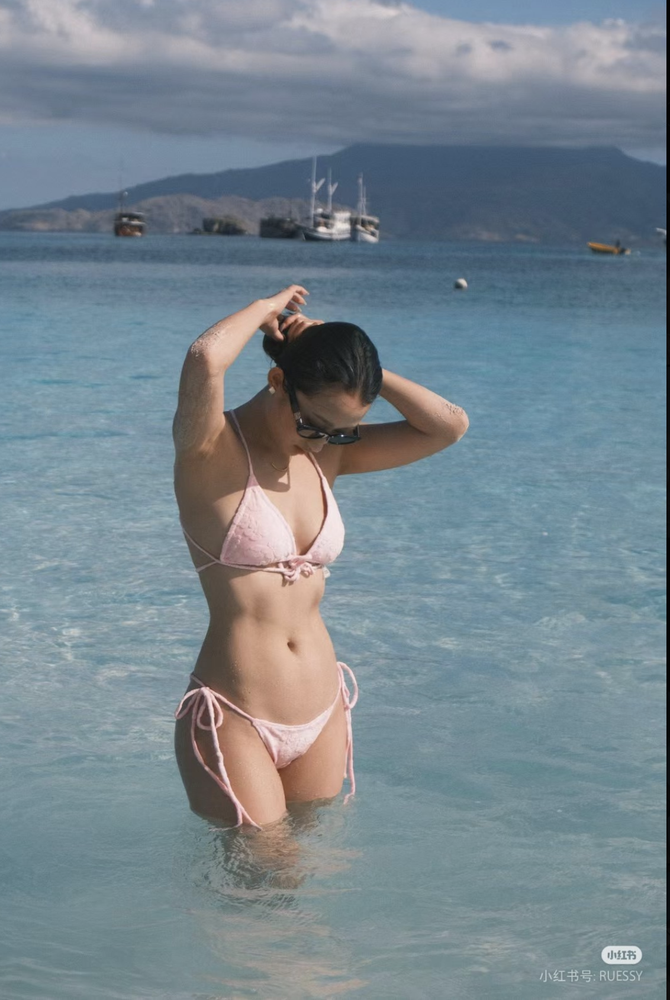
#> input picture src/image.png, 670 x 1000 px, shrunk from 1132 x 1690 before the run
$ python main.py
#> lines starting #> are read from the running program, lines starting #| are printed output that depends on the picture
import cv2

def main():
    # 读取同目录下的 image.png 文件
    input_file = "image.png"
    output_file = "new_image.png"

    # 使用 OpenCV 加载图像
    image = cv2.imread(input_file)
#> image is the input picture: shape (1000, 670, 3); mean B, G, R 143.3, 134.3, 119.9
    if image is None:
        print(f"Error: File '{input_file}' not found or cannot be opened.")
        return

    # 获取图像的高度和宽度
    height, width, _ = image.shape
#> height = 1000; width = 670

    # 去掉最下面高度为20px
    if height > 100:
        cropped_image = image[:-100, :]
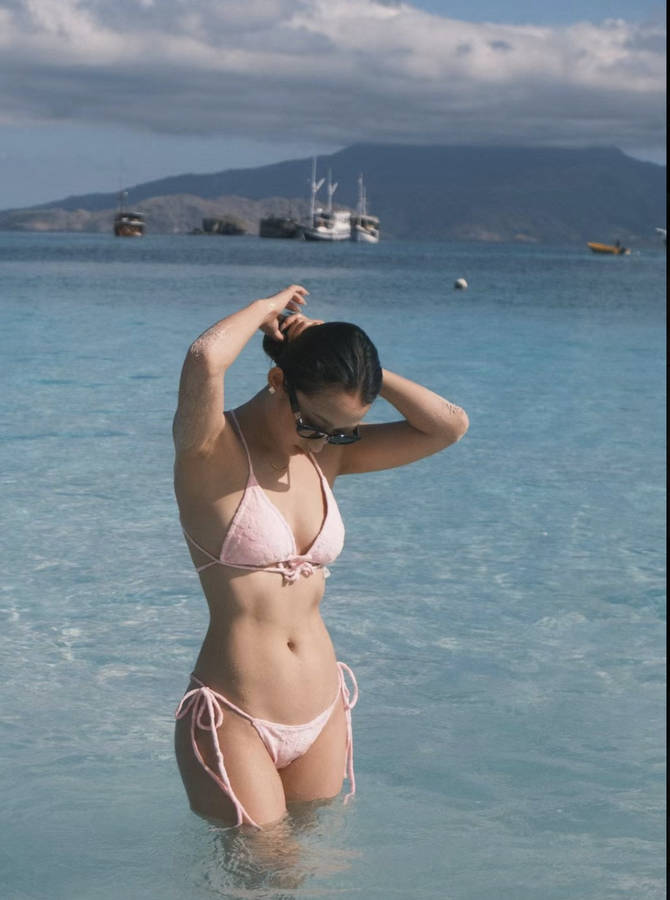
#> cropped_image: shape (900, 670, 3); mean B, G, R 143.3, 133.7, 119.5
    else:
        print("Error: Image height is less than or equal to 20px, cannot crop.")
        return

    # 保存裁剪后的图像
    cv2.imwrite(output_file, cropped_image)
    print(f"New image saved as '{output_file}'.")

if __name__ == "__main__":
    main()
